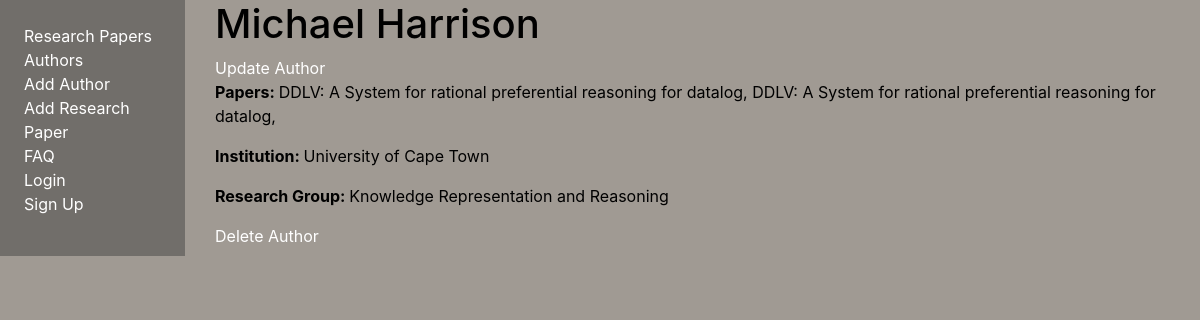
The app's page /main/author/2 with its own data.
### main/models.py (models this page shows, shortened)
class Author(models.Model):
    name = models.CharField(max_length=50)
    surname = models.CharField(max_length=50)
    researchGroup = models.ForeignKey('ResearchGroup', on_delete=models.SET_NULL, null=True)
    institution = models.CharField(max_length=100, blank=True)
    papers = models.ManyToManyField('Paper', blank=True)
    class Meta:
        ordering = ['surname']
        permissions = (("can_add_author", "Add author"),("can_modify_author", "Modify author"),)

class Paper(models.Model):
    name = models.CharField(max_length=100)
    abstract = models.TextField(max_length=5000)
    year = models.IntegerField()
    authors = models.ManyToManyField(Author)
    research_group = models.CharField(max_length=500, null = True, blank=True)
    institution = models.CharField(max_length=100, blank=True)
    venue = models.CharField(max_length=300)
    pdf = models.FileField(default=' ', upload_to='media/',
                           verbose_name="Research Paper")
    peerReview = models.FileField(
        default=' ', upload_to='media/', verbose_name="Proof of Peer Review", blank=True)
    user = models.ForeignKey(
        User, on_delete=models.SET_NULL, null=True, blank=True)
    class Meta:
        ordering = ['-year','authors__surname' ]
        permissions = (("can_add_paper", "Can add paper"),("can_modify_paper", "Modify Paper"), ("peer_review", "Peer Review"),)

class ResearchGroup(models.Model):
    name = models.CharField(max_length=100)
    class Meta:
        ordering = ['name']
    def __str__(self):
        return self.name

### main/views.py (the view)
# urls.py: path('author/<int:pk>', views.AuthorDetailView.as_view(), name='author-detail'),
class AuthorDetailView(generic.DetailView):
  model = Author

### main/templates/main/author_detail.html
{% extends "base_generic.html" %}
{% block content %}
<h1>{{author.name}} {{ author.surname }} </h1>
<a href="{% url 'author_update' pk=author.pk %}">Update Author</a>
<br>
<p>
  <strong>Papers: </strong>
  {% for paper in author.papers.all %}
  {{paper.name}},
  {% endfor %}
</p>
<p><strong>Institution: </strong>{{author.institution}}</p>
<p><strong>Research Group: </strong>{{author.researchGroup}}</p>
<a href="{% url 'author_delete' pk=author.pk %}">Delete Author</a>
  {% endblock content %}

### styles.css (style rules this page uses)
body { background: #a09a93; }
a { color: white; }
p, li, h1, h2, h3, h4, h5 { color: black; }

### records on screen
Author: name "Michael", surname "Harrison", institution "University of Cape Town", researchGroup "Knowledge Representation and Reasoning"
Paper: name "DDLV: A System for rational preferential reasoning for datalog"
